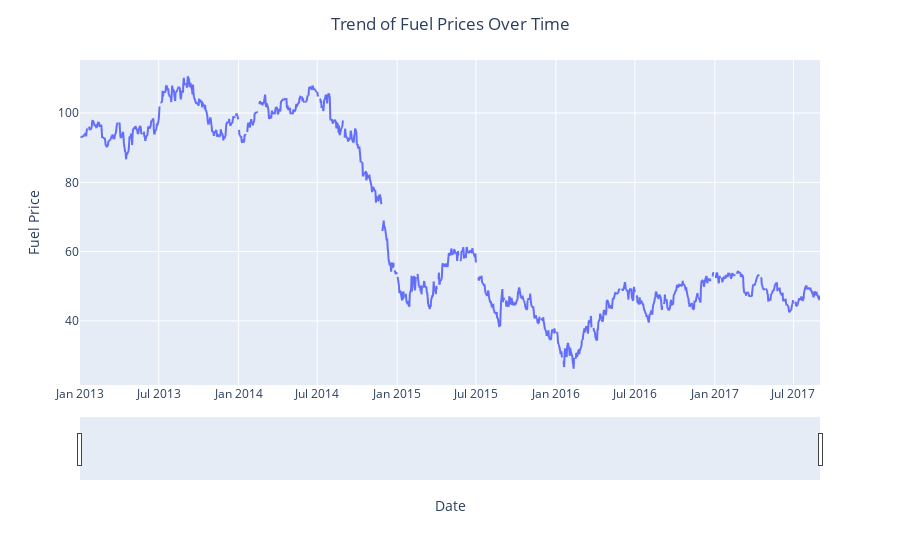

Notebook code cell kept with this figure:
### Markdown cell above
#### Handling Missing Values in ```dcoilwtico``` (daily crude oil price) from ```Fuel Dataset```

### Code cell
fig = px.line(fuel_df, x='date', y='dcoilwtico')
fig.update_layout(title = 'Trend of Fuel Prices Over Time', title_x=0.5, xaxis_title = 'Date', yaxis_title = 'Fuel Price')
fig.update_xaxes(rangeslider_visible=True)
fig.show()

### Figure 1 — Plotly figure (JSON) as saved in the notebook; plotly's stock layout.template omitted (floating-point values rounded to 4 significant figures; data arrays with more than 128 entries replaced by an {"elided": "..."} marker saying what was removed)
{"data": [{"hovertemplate": "date=%{x}<br>dcoilwtico=%{y}<extra></extra>", "legendgroup": "", "line": {"color": "#636efa", "dash": "solid"}, "marker": {"symbol": "circle"}, "mode": "lines", "name": "", "showlegend": false, "type": "scattergl", "x": {"elided": "1218 str values"}, "xaxis": "x", "y": {"elided": "1218 float values"}, "yaxis": "y"}], "layout": {"legend": {"tracegroupgap": 0}, "margin": {"t": 60}, "title": {"text": "Trend of Fuel Prices Over Time", "x": 0.5}, "xaxis": {"anchor": "y", "domain": [0, 1], "rangeslider": {"visible": true}, "title": {"text": "Date"}}, "yaxis": {"anchor": "x", "domain": [0, 1], "title": {"text": "Fuel Price"}}}}
